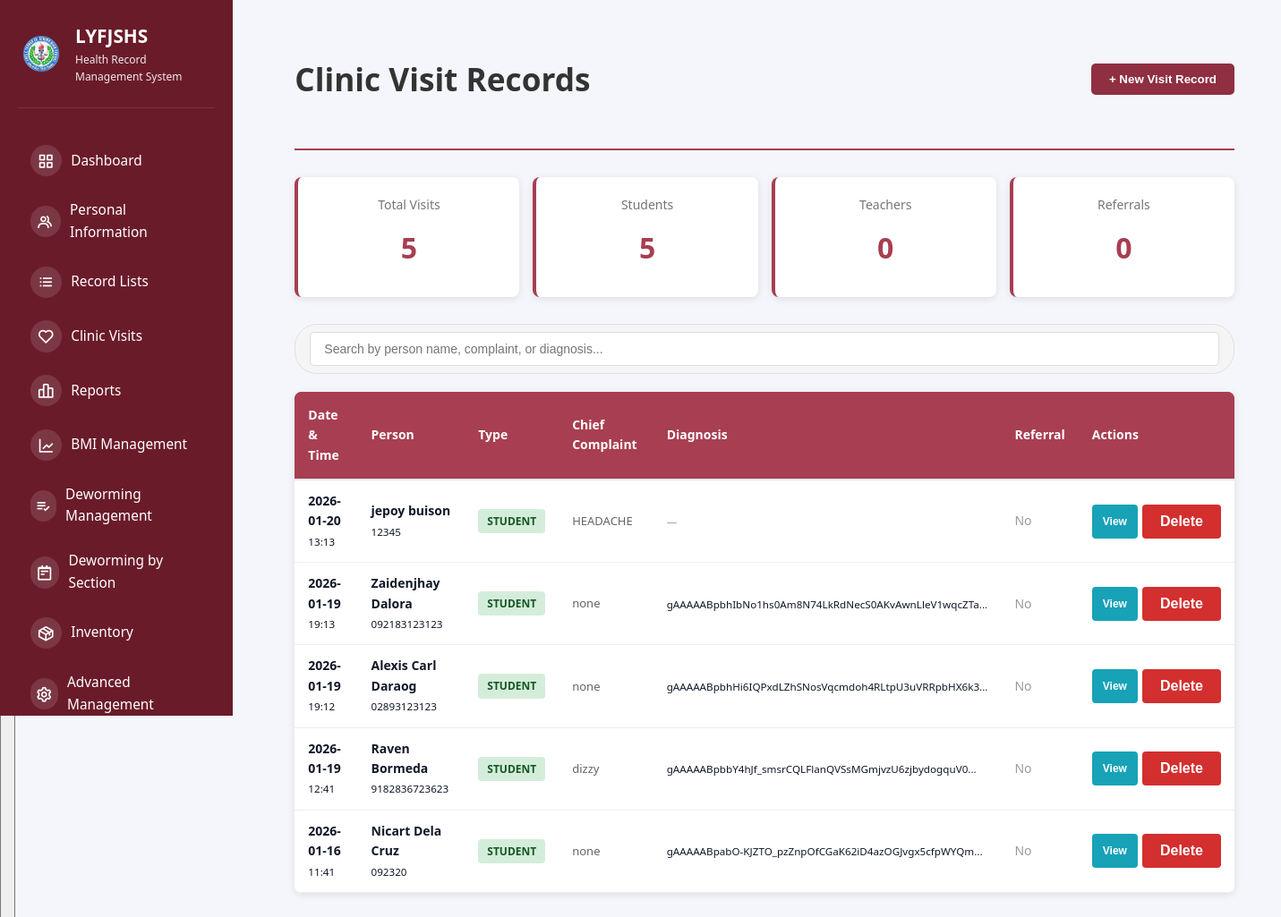
The page /clinic-visits (signed in) on the database its author committed.
### tables this page shows
CREATE TABLE clinic_visits (
                id INTEGER PRIMARY KEY AUTOINCREMENT,
                person_type TEXT NOT NULL,
                person_id INTEGER NOT NULL,
                visit_date DATE NOT NULL,
                visit_time TIME,
                nurse_id INTEGER,
                nurse_name TEXT,
                
                -- Patient Demographics
                patient_sex TEXT,
                patient_age INTEGER,
                
                -- Vital Signs
                temperature REAL,
                blood_pressure TEXT,
                heart_rate INTEGER,
                respiratory_rate INTEGER,
                
                -- Chief Complaint
                chief_complaint TEXT NOT NULL,
                
                -- Physical Examination
                physical_examination TEXT,
                
                -- Diagnosis/Assessment
                diagnosis TEXT,
                assessment TEXT,
                
                -- Treatment
                treatment_provided TEXT,
                medications_given TEXT,
                first_aid_provided TEXT,
                recommendations TEXT,
                
                -- Referral
                referral_needed INTEGER DEFAULT 0,
                referral_type TEXT,
                referral_to TEXT,
                
                -- Additional Notes
                visit_notes TEXT,
                follow_up_required INTEGER DEFAULT 0,
                follow_up_date DATE,
                
                created_at TIMESTAMP DEFAULT CURRENT_TIMESTAMP,
                updated_at TIMESTAMP DEFAULT CURRENT_TIMESTAMP,
                FOREIGN KEY(nurse_id) REFERENCES users(id)
            );

### src/app.py (the view)
@app.route("/clinic-visits")
@require_role('super_admin', 'health_officer', 'class_advisor')
def view_clinic_visits():
    db = get_db_connection()
    if not db:
        flash("Database error.", "danger")
        return redirect(url_for("dashboard"))
    try:
        cursor = db.cursor()
        cursor.execute("SELECT role, advisory_class FROM users WHERE id = ?", (session.get("user_id"),))
        user_row = cursor.fetchone()
        user_role = safe_row_get(user_row, 'role') if user_row else None
        advisory_class = safe_row_get(user_row, 'advisory_class') if user_row else None
        if user_role == 'class_advisor' and advisory_class:
            query = """
                SELECT cv.*,
                       CASE WHEN cv.person_type = 'student' THEN s.name ELSE t.name END as person_name,
                       CASE WHEN cv.person_type = 'student' THEN s.studentLRN ELSE t.teacherID END as person_code,
                       CASE WHEN cv.person_type = 'student' THEN s.class ELSE NULL END as person_class
                FROM clinic_visits cv
                LEFT JOIN students s ON cv.person_type = 'student' AND cv.person_id = s.id
                LEFT JOIN teachers t ON cv.person_type = 'teacher' AND cv.person_id = t.id
                WHERE cv.person_type = 'student' AND s.class = ?
                ORDER BY cv.visit_date DESC, cv.visit_time DESC
            """
            cursor.execute(query, (advisory_class,))
        else:
            query = """
                SELECT cv.*,
                       CASE WHEN cv.person_type = 'student' THEN s.name ELSE t.name END as person_name,
                       CASE WHEN cv.person_type = 'student' THEN s.studentLRN ELSE t.teacherID END as person_code
                FROM clinic_visits cv
                LEFT JOIN students s ON cv.person_type = 'student' AND cv.person_id = s.id
                LEFT JOIN teachers t ON cv.person_type = 'teacher' AND cv.person_id = t.id
                ORDER BY cv.visit_date DESC, cv.visit_time DESC
            """
            cursor.execute(query)
        visits = [decrypt_clinic_visit_record(dict(row)) for row in cursor.fetchall()]
        db.close()
        return render_template("clinic/clinic_visits_list.html", visits=visits, user_role=user_role, advisory_class=advisory_class)
    except sqlite3.Error as e:
        flash(f"Database error: {str(e)}", "danger")
        return redirect(url_for("dashboard"))

### templates/clinic/clinic_visits_list.html (shortened to what this page needs)
{% extends "shared/base.html" %}  {% block content %} {% if user_role == 'class_advisor' and
advisory_class %}
<div class="visits-container" style="max-width: 1000px">
  <div style="margin-bottom: 20px">
    <h2 style="margin: 0; color: #333; font-size: 1.8rem">
      Clinic Visit Records for {{ advisory_class }}
    </h2>
  </div>
  {% if visits %}
  <div class="visits-table">
    <table>
      <thead>
        <tr>
          <th>Date & Time</th>
          <th>Person</th>
          <th>Type</th>
          <th>Chief Complaint</th>
          <th>Diagnosis</th>
          <th>Referral</th>
          <th>Actions</th>
        </tr>
      </thead>
      <tbody>
        {% for visit in visits %}
        <tr>
          <td>
            <strong>{{ visit.visit_date }}</strong><br />
            <small>{{ visit.visit_time or '—' }}</small>
          </td>
          <td>
            <strong>{{ visit.person_name }}</strong><br />
            <small>{{ visit.person_code }}</small>
          </td>
          <td>
            <span
              class="person-type-badge {% if visit.person_type == 'student' %}badge-student{% else %}badge-teacher{% endif %}"
            >
              {{ visit.person_type|upper }}
            </span>
          </td>
          <td class="complaint-text" title="{{ visit.chief_complaint }}">
            {{ visit.chief_complaint }}
          </td>
          <td>
            {% if visit.diagnosis %}
            <small
              >{{ visit.diagnosis[:50] }}{{ '...' if visit.diagnosis|length > 50
              else '' }}</small
            >
            {% else %}
            <small style="color: #999">—</small>
            {% endif %}
          </td>
          <td>
            {% if visit.referral_needed == 1 %}
            <span style="color: #dc3545; font-weight: 600">✓ Yes</span>
            {% else %}
            <span style="color: #999">No</span>
            {% endif %}
          </td>
          <td>
            <div class="action-buttons">
              <button
                type="button"
                class="btn-view"
                data-visit-id="{{ visit.id }}"
                data-person-name="{{ visit.person_name }}"
                data-visit-date="{{ visit.visit_date }}"
                data-chief-complaint="{{ visit.chief_complaint }}"
                data-diagnosis="{{ visit.diagnosis or '' }}"
                data-treatment="{{ visit.treatment_provided or '' }}"
                onclick="openViewModal(this.dataset.visitId, this.dataset.personName, this.dataset.visitDate, this.dataset.chiefComplaint, this.dataset.diagnosis, this.dataset.treatment)"
              >
                View
              </button>
            </div>
          </td>
        </tr>
        {% endfor %}
      </tbody>
    </table>
  </div>
  {% else %}
  <div class="empty-state">
    <div class="empty-state-icon">📭</div>
    <h3>No clinic visit records found</h3>
    <p>There are no clinic visit records for your section yet.</p>
  </div>
  {% endif %}
</div>
{% else %}
<div class="visits-container">
  <div class="visits-header">
    <h1>Clinic Visit Records</h1>
    {% if user_role != 'class_advisor' %}
    <button onclick="openVisitModal()" class="btn-new-visit">
      + New Visit Record
    </button>
    {% endif %}
  </div>
  <div class="stat-boxes">
    <div class="stat-box">
      <div class="stat-label">Total Visits</div>
      <div class="stat-number">{{ visits|length }}</div>
    </div>
    <div class="stat-box">
      <div class="stat-label">Students</div>
      <div class="stat-number">
        {{ visits|selectattr('person_type', 'equalto', 'student')|list|length }}
      </div>
    </div>
    <div class="stat-box">
      <div class="stat-label">Teachers</div>
      <div class="stat-number">
        {{ visits|selectattr('person_type', 'equalto', 'teacher')|list|length }}
      </div>
    </div>
    <div class="stat-box">
      <div class="stat-label">Referrals</div>
      <div class="stat-number">
        {{ visits|selectattr('referral_needed', 'equalto', 1)|list|length }}
      </div>
    </div>
  </div>
  {% if visits %}
  <div class="search-container">
    <div class="search-input-group">
      <input
        type="text"
        id="visitsSearch"
        class="search-input"
        placeholder="Search by person name, complaint, or diagnosis..."
        onkeyup="filterVisitsTable()"
      />
    </div>
  </div>
  <div class="visits-table">
    <table id="visitsTable">
      <thead>
        <tr>
          <th>Date & Time</th>
          <th>Person</th>
          <th>Type</th>
          <th>Chief Complaint</th>
          <th>Diagnosis</th>
          <th>Referral</th>
          <th>Actions</th>
        </tr>
      </thead>
      <tbody>
        {% for visit in visits %}
        <tr>
          <td>
            <strong>{{ visit.visit_date }}</strong><br />
            <small>{{ visit.visit_time or '—' }}</small>
          </td>
          <td>
            <strong>{{ visit.person_name }}</strong><br />
            <small>{{ visit.person_code }}</small>
          </td>
          <td>
            <span
              class="person-type-badge {% if visit.person_type == 'student' %}badge-student{% else %}badge-teacher{% endif %}"
            >
              {{ visit.person_type|upper }}
            </span>
          </td>
          <td class="complaint-text" title="{{ visit.chief_complaint }}">
            {{ visit.chief_complaint }}
          </td>
          <td>
            {% if visit.diagnosis %}
            <small
              >{{ visit.diagnosis[:50] }}{{ '...' if visit.diagnosis|length > 50
              else '' }}</small
            >
            {% else %}
            <small style="color: #999">—</small>
            {% endif %}
          </td>
          <td>
            {% if visit.referral_needed == 1 %}
            <span style="color: #dc3545; font-weight: 600">✓ Yes</span>
            {% else %}
            <span style="color: #999">No</span>
            {% endif %}
          </td>
          <td>
            <div class="action-buttons">
              <button
                type="button"
                class="btn-view"
                data-visit-id="{{ visit.id }}"
                data-person-name="{{ visit.person_name }}"
                data-visit-date="{{ visit.visit_date }}"
                data-chief-complaint="{{ visit.chief_complaint }}"
                data-diagnosis="{{ visit.diagnosis or '' }}"
                data-treatment="{{ visit.treatment_provided or '' }}"
                onclick="openViewModal(this.dataset.visitId, this.dataset.personName, this.dataset.visitDate, this.dataset.chiefComplaint, this.dataset.diagnosis, this.dataset.treatment)"
              >
                View
              </button>
              <button
                type="button"
                class="btn-delete"
                data-visit-id="{{ visit.id }}"
                data-person-name="{{ visit.person_name }}"
                onclick="openDeleteModal(this.dataset.visitId, this.dataset.personName)"
              >
                Delete
              </button>
            </div>
          </td>
        </tr>
        {% endfor %}
      </tbody>
    </table>
  </div>
  {% endif %}
</div>
{% endif %}
{% endblock %}

### rows shown on the page
clinic_visits: visit_date "2026-01-20", visit_time "13:13", person_name "jepoy buison", person_code "12345", person_type "STUDENT", chief_complaint "HEADACHE", referral_needed "No"
clinic_visits: visit_date "2026-01-19", visit_time "19:13", person_name "Zaidenjhay Dalora", person_code "092183123123", person_type "STUDENT", chief_complaint "none", diagnosis "gAAAAABpbhIbNo1hs0Am8N74LkRdNecS0AKvAwnLleV1wqcZTa", diagnosis "...", referral_needed "No"
clinic_visits: visit_date "2026-01-19", visit_time "19:12", person_name "Alexis Carl Daraog", person_code "02893123123", person_type "STUDENT", chief_complaint "none", diagnosis "gAAAAABpbhHi6IQPxdLZhSNosVqcmdoh4RLtpU3uVRRpbHX6k3", diagnosis "...", referral_needed "No"
clinic_visits: visit_date "2026-01-19", visit_time "12:41", person_name "Raven Bormeda", person_code "9182836723623", person_type "STUDENT", chief_complaint "dizzy", diagnosis "gAAAAABpbbY4hJf_smsrCQLFlanQVSsMGmjvzU6zjbydogquV0", diagnosis "...", referral_needed "No"
clinic_visits: visit_date "2026-01-16", visit_time "11:41", person_name "Nicart Dela Cruz", person_code "092320", person_type "STUDENT", chief_complaint "none", diagnosis "gAAAAABpabO-KJZTO_pzZnpOfCGaK62iD4azOGJvgx5cfpWYQm", diagnosis "...", referral_needed "No"

### other values the page prints
{{ visits|length }} "5"
{{ visits|selectattr('person_type', 'equalto', 'student')|list|length }} "5"
{{ visits|selectattr('person_type', 'equalto', 'teacher')|list|length }} "0"
{{ visits|selectattr('referral_needed', 'equalto', 1)|list|length }} "0"
